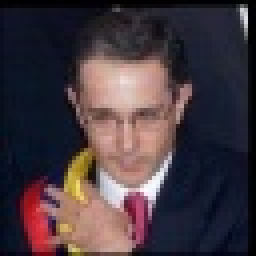
#> input picture Riconoscimento volti/foto64x64/Alvaro_Uribe/Alvaro_Uribe_0009.jpg, 64 x 64 px (shown 4 times larger)
$ jupyter execute --allow-errors Riconoscimento.ipynb   (text cells are left out)
#> lines starting #> are read from the running program, lines starting #| are printed output that depends on the picture; pictures that were not available may be replaced by others from this repository, and a replacement may not be noted
[cell 1]
import os
import glob
import numpy as np
import cv2
from sklearn.decomposition import PCA
from sklearn.neighbors import KNeighborsClassifier
import matplotlib.pyplot as plt
import pickle
from sklearn.utils import shuffle

dim = 64

faces_xml = 'haarcascade_frontalface_alt.xml'
face_cascade = cv2.CascadeClassifier()
if not face_cascade.load(faces_xml):
    print('--(!)Errore durante il caricamento del file xml per le facce')
    exit(0)


np.random.seed(42)

[cell 2]
root = "foto64x64"
cwd = os.getcwd()
listDir = os.listdir(root)
tagFoto = {}

for dir in listDir:
    imgs =  glob.glob(f"{root}/{dir}/*.jpg")
    tagFoto[dir] = imgs
#> pass 2 of the loop `for dir in listDir:`:

[cell 3]
def normalize(matrix):
    normalizedData = (matrix-np.min(matrix))/(np.max(matrix)-np.min(matrix))
    return normalizedData

[cell 4]
def violajones(im):
    img = cv2.imread(im,0)
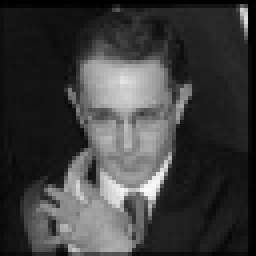
#> img: shape (64, 64) (shown 4 times larger); min 0, max 251, mean 60.9
    faceROI = np.zeros((dim,dim), dtype=np.float32)
    faces = face_cascade.detectMultiScale(img)
#> faces = [[17, 18, 30, 30]]
    for (x, y, w, h) in faces:
        faceROI = img[y:y + h, x:x + w]
        faceROI = cv2.resize(faceROI,(dim,dim), interpolation=cv2.INTER_LINEAR)
#> this loop made 1 pass
#> pass 1, in violajones, `faceROI = img[y:y + h, x:x + w]`:
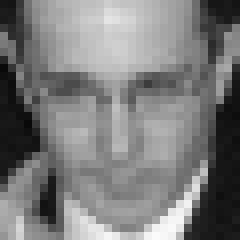
#> faceROI: shape (30, 30) (shown 8 times larger); min 8, max 251, mean 123.7
#> pass 1, in violajones, `faceROI = cv2.resize(faceROI,(dim,dim), interpolation=cv2.INTER_LINEAR)`:
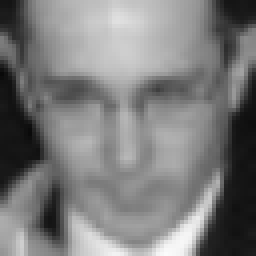
#> faceROI: shape (64, 64) (shown 4 times larger); min 9, max 251, mean 123.5
        #faceROI = preprocess(faceROI)

    return faceROI

[cell 5]
faceMean = np.zeros((dim,dim), dtype=np.float32)
faceNumber = 0
listOfArray = []
faceLabel = []

for key in tagFoto:
    for im in tagFoto[key]:
        vj = violajones(im)
        faceMean += vj
        flat = vj.flat
        listOfArray.append(flat)
        faceLabel.append(key)
        faceNumber+=1
#> pass 2 of the loop `for key in tagFoto:`:
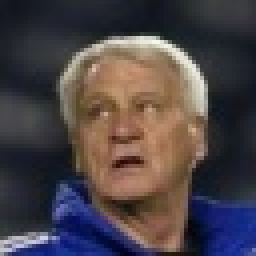
#> input picture Riconoscimento volti/foto64x64/Bobby_Robson/Bobby_Robson_0001.jpg, 64 x 64 px (shown 4 times larger)
#> in violajones (call 3), `img = cv2.imread(im,0)`:
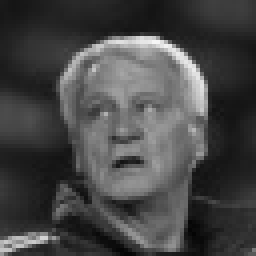
#> img: shape (64, 64) (shown 4 times larger); min 4, max 246, mean 70.3
#> faces = ()
#> `faceMean += vj`:
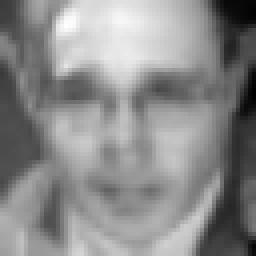
#> faceMean: shape (64, 64) float32 (shown 4 times larger); min 43, max 416, mean 246.7; drawn with min black and max white

faceMean /= faceNumber
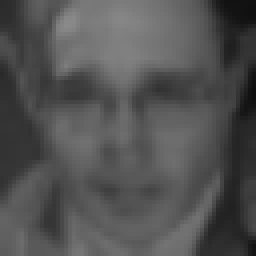
#> faceMean: shape (64, 64) float32 (shown 4 times larger); min 14.33, max 138.7, mean 82.2

MatrixFlattenedImages = np.vstack(listOfArray)

MatrixFlattenedImages = normalize(MatrixFlattenedImages)

np.random.shuffle(MatrixFlattenedImages)

fig, axes = plt.subplots(1,1,sharex=True,sharey=True,figsize=(3,3))
axes.imshow(faceMean, cmap="gray")
axes.set_title("Faccia media")
plt.show()

[cell 6]
pca = PCA().fit(MatrixFlattenedImages)


with open('pca.pkl', 'wb') as pickle_file:
    pickle.dump(pca, pickle_file)

[cell 7]
with open('pca.pkl', 'rb') as pickle_file:
    pca = pickle.load(pickle_file)

eigenfaces = pca.components_
weights = eigenfaces @ (MatrixFlattenedImages - pca.mean_).T

[cell 8]
root = "galleria"
#> (the rest of this cell did not finish here and is left out)

[cell 9]
knn1_95 = KNeighborsClassifier(n_neighbors=1)
#> (the rest of this cell did not finish here and is left out)

[cell 10]
def knnPredict95(query):
    predict1 = knn1_95.predict(query)
    predict3 = knn3_95.predict(query)
    predict5 = knn5_95.predict(query)

    return predict1, predict3, predict5

def knnPredict9999(query):
    predict1 = knn1_9999.predict(query)
    predict3 = knn3_9999.predict(query)
    predict5 = knn5_9999.predict(query)

    return predict1, predict3, predict5

[cell 11]
vj = violajones("test/0.jpg")
vj = normalize(vj)
query = vj.reshape(1,-1)

query_weight = eigenfaces @ (query - pca.mean_).T
query_weight = query_weight.reshape(1,-1)

#> (the rest of this cell did not finish here and is left out)

[cell 12]
def violajonesMultiple(img):
    faceROI = np.zeros((dim,dim), dtype=np.float32)
    faces = face_cascade.detectMultiScale(img)
    listOfFaceROI = []
    pos =[]
    for (x, y, w, h) in faces:
        faceROI = img[y:y + h, x:x + w]
        faceROI = normalize(cv2.resize(faceROI,(dim,dim), interpolation=cv2.INTER_LINEAR))
        listOfFaceROI.append(faceROI)
        pos.append([(x, y), (x+w, y+h), (255, 0, 255), 4])
    return listOfFaceROI, pos

def findCorrespondence(frame):
    font = cv2.FONT_HERSHEY_SIMPLEX
    faceNumber = 0
    frameFaceLabel = []
    vjMul, pos = violajonesMultiple(frame)
    for vj in vjMul:
        vj = normalize(vj)
        query = vj.reshape(1,-1)
        query_weight = eigenfaces @ (query - pca.mean_).T
        best_match = knn3_95.predict(query_weight.reshape(1,-1))
        frameFaceLabel.append(str(best_match[0]))
    for p in pos:
        px,py = p[0]
        frame = cv2.putText(frame, labelGalleria[int(frameFaceLabel[faceNumber])], (px-5,py-5) ,font, 1,(255,255,255),2 )
        faceNumber+=1
        frame = cv2.rectangle(frame, p[0],p[1],p[2],p[3])
    return frame

[cell 13]
video = cv2.VideoCapture("Video finale senza riconoscimento.mp4")
frames = []
if (video.isOpened()== False):
    print("Error opening video file")
while(video.isOpened()):
  ret, frame = video.read()
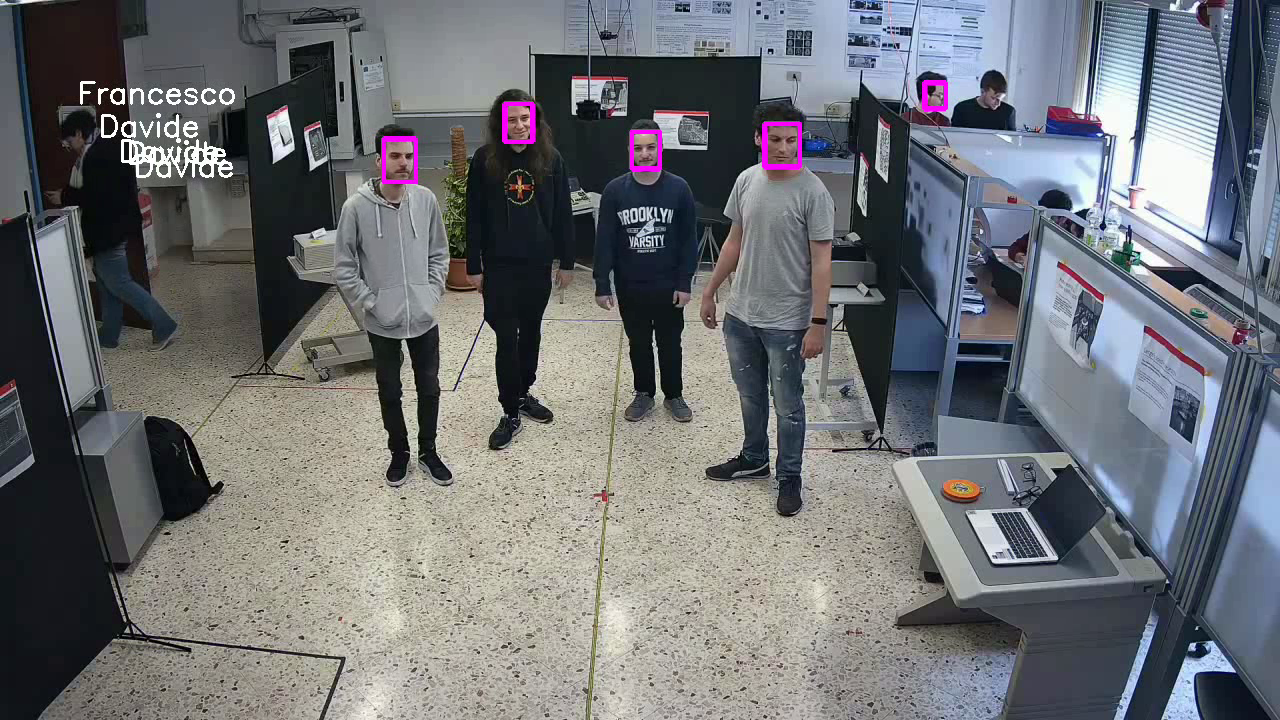
#> input picture frame 3 of Riconoscimento volti deep/project_video_finale.mp4, 1280 x 720 px, given in place of Video finale senza riconoscimento.mp4, which was not available
#> frame is the input picture: shape (720, 1280, 3); mean B, G, R 116.6, 112.9, 110.6
  if ret == True:
        frames.append(cv2.cvtColor(frame, cv2.COLOR_BGR2GRAY))
  else:
      break

riconosciuti=[]
for f in frames:
    riconosciuti.append(findCorrespondence(f))
